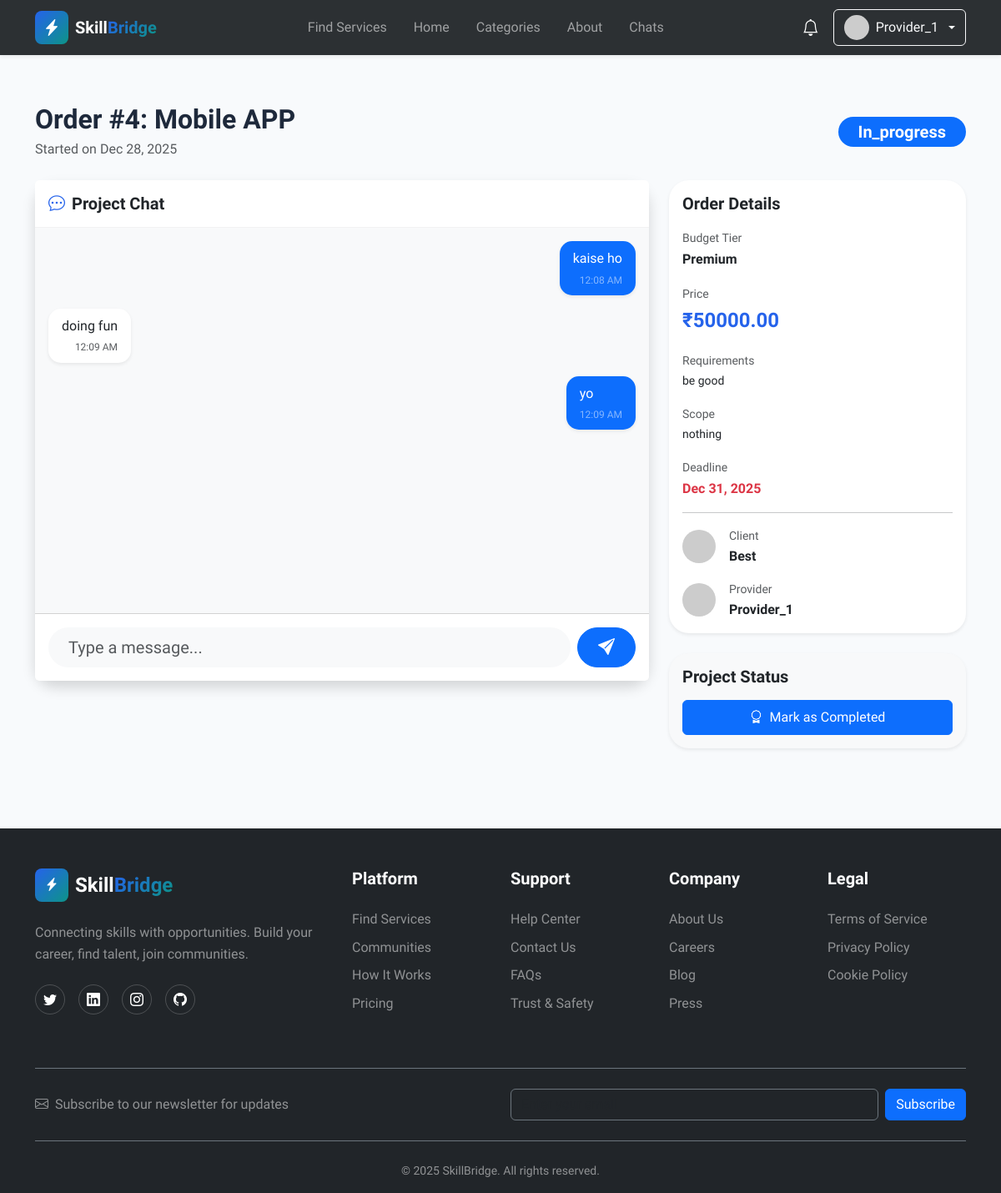
The page /user/order/4 (signed in) on the database its author committed.
### models.py (models this page shows, shortened)
class User(UserMixin, db.Model):
    __tablename__ = 'users'
    id = db.Column(db.Integer, primary_key=True)
    username = db.Column(db.String(80), unique=True, nullable=False, index=True)
    email = db.Column(db.String(120), unique=True, nullable=False, index=True)
    password_hash = db.Column(db.String(255), nullable=False)
    user_type = db.Column(db.String(20), nullable=False, default='client')
    full_name = db.Column(db.String(100))
    bio = db.Column(db.Text)
    avatar_url = db.Column(db.String(255), default='default-avatar.png')
    phone = db.Column(db.String(20))
    is_active = db.Column(db.Boolean, default=True)
    is_verified = db.Column(db.Boolean, default=False)
    created_at = db.Column(db.DateTime, default=datetime.utcnow, nullable=False)
    updated_at = db.Column(db.DateTime, default=datetime.utcnow, onupdate=datetime.utcnow)
    services = db.relationship('Service', backref='provider', lazy='dynamic',
                              foreign_keys='Service.user_id')
    reviews = db.relationship('Review', backref='reviewer', lazy='dynamic',
                             foreign_keys='Review.user_id')
    orders_as_buyer = db.relationship('Order', backref='buyer', lazy='dynamic',
                                     foreign_keys='Order.buyer_id')
    orders_as_seller = db.relationship('Order', backref='seller', lazy='dynamic',
                                      foreign_keys='Order.seller_id')
    favorites = db.relationship('Favorite', backref='user', lazy='dynamic',
                               cascade='all, delete-orphan')
    notifications = db.relationship('Notification', backref='user', lazy='dynamic',
                                   cascade='all, delete-orphan')
    def is_admin(self):
        return self.user_type == 'admin'
    def get_unread_notifications_count(self):
        return self.notifications.filter_by(is_read=False).count()
    def get_recent_notifications(self, limit=5):
        return self.notifications.order_by(db.text('created_at desc')).limit(limit)
    def get_avatar_url(self):
        from flask import url_for
        if not self.avatar_url or self.avatar_url == 'default-avatar.png':
            return f"https://ui-avatars.com/api/?name={self.username}&background=random&color=fff&size=128"
        if self.avatar_url.startswith('http'):
            return self.avatar_url
        return url_for('static', filename='avatars/' + self.avatar_url)

class Order(db.Model):
    __tablename__ = 'orders'
    id = db.Column(db.Integer, primary_key=True)
    service_id = db.Column(db.Integer, db.ForeignKey('services.id'), nullable=False, index=True)
    buyer_id = db.Column(db.Integer, db.ForeignKey('users.id'), nullable=False, index=True)
    seller_id = db.Column(db.Integer, db.ForeignKey('users.id'), nullable=False, index=True)
    total_price = db.Column(db.Float, nullable=False)
    status = db.Column(db.String(20), default='pending', index=True)
    requirements = db.Column(db.Text)  # Buyer's requirements
    scope = db.Column(db.Text)  # Detailed scope
    budget_tier = db.Column(db.String(20)) # Basic, Standard, Premium
    deadline = db.Column(db.DateTime)  # Agreed deadline
    delivery_note = db.Column(db.Text)  # Seller's delivery note
    created_at = db.Column(db.DateTime, default=datetime.utcnow)
    updated_at = db.Column(db.DateTime, default=datetime.utcnow, onupdate=datetime.utcnow)
    completed_at = db.Column(db.DateTime)

class Service(db.Model):
    __tablename__ = 'services'
    id = db.Column(db.Integer, primary_key=True)
    title = db.Column(db.String(200), nullable=False, index=True)
    description = db.Column(db.Text, nullable=False)
    price = db.Column(db.Float, nullable=False)
    delivery_time = db.Column(db.String(50))  # e.g., "3 days", "1 week"
    user_id = db.Column(db.Integer, db.ForeignKey('users.id'), nullable=False, index=True)
    category_id = db.Column(db.Integer, db.ForeignKey('categories.id'), nullable=False, index=True)
    favorited_by = db.relationship('Favorite', backref='service', lazy='dynamic', cascade='all, delete-orphan')
    image_url = db.Column(db.String(255), default='default-service.jpg')
    tags = db.Column(db.String(255))
    is_active = db.Column(db.Boolean, default=True)
    view_count = db.Column(db.Integer, default=0)
    created_at = db.Column(db.DateTime, default=datetime.utcnow, index=True)
    updated_at = db.Column(db.DateTime, default=datetime.utcnow, onupdate=datetime.utcnow)
    reviews = db.relationship('Review', backref='service', lazy='dynamic',
                             cascade='all, delete-orphan')
    orders = db.relationship('Order', backref='service', lazy='dynamic')
    favorited_by = db.relationship('Favorite', backref='service', lazy='dynamic',
                                   cascade='all, delete-orphan')

class Message(db.Model):
    __tablename__ = 'messages'
    id = db.Column(db.Integer, primary_key=True)
    order_id = db.Column(db.Integer, db.ForeignKey('orders.id'), nullable=False, index=True)
    sender_id = db.Column(db.Integer, db.ForeignKey('users.id'), nullable=False, index=True)
    content = db.Column(db.Text, nullable=False)
    created_at = db.Column(db.DateTime, default=datetime.utcnow)
    order = db.relationship('Order', backref=db.backref('messages', lazy='dynamic'))
    sender = db.relationship('User', backref='sent_messages')

### routes.py (the view)
@user_bp.route('/order/<int:order_id>')
@login_required
def order_detail(order_id):
    order = Order.query.get_or_404(order_id)
    if current_user.id not in [order.buyer_id, order.seller_id] and not current_user.is_admin():
        flash('Unauthorized access', 'danger')
        return redirect(url_for('user.dashboard'))
    messages = chat_manager.get_messages(order_id, current_user.id)
    return render_template('user/order_detail.html', order=order, messages=messages)

### templates/user/order_detail.html (shortened to what this page needs)
{% extends 'base.html' %}
{% block content %}
<div class="container py-5">
    <div class="row mb-4 align-items-center">
        <div class="col-md-8">
            <h2 class="fw-bold mb-1">Order #{{ order.id }}: {{ order.service.title }}</h2>
            <p class="text-muted mb-0">Started on {{ order.created_at.strftime('%b %d, %Y') }}</p>
        </div>
        <div class="col-md-4 text-end">
            <div
                class="badge bg-{{ 'warning' if order.status=='pending' else 'primary' if order.status=='in_progress' else 'success' if order.status=='completed' else 'danger' }} fs-5 px-4 py-2 rounded-pill">
                {{ order.status|title }}
            </div>
        </div>
    </div>
    <div class="row">
        <div class="col-md-4 order-md-2 mb-4">
            <div class="card shadow-sm border-0 mb-4">
                <div class="card-body">
                    <h5 class="fw-bold mb-3">Order Details</h5>
                    <div class="mb-3">
                        <label class="text-muted small">Budget Tier</label>
                        <div class="fw-bold">{{ order.budget_tier }}</div>
                    </div>
                    <div class="mb-3">
                        <label class="text-muted small">Price</label>
                        <div class="fw-bold fs-4 text-primary">₹{{ "%.2f"|format(order.total_price) }}</div>
                    </div>
                    <div class="mb-3">
                        <label class="text-muted small">Requirements</label>
                        <p class="mb-0 small">{{ order.requirements }}</p>
                    </div>
                    {% if order.scope %}
                    <div class="mb-3">
                        <label class="text-muted small">Scope</label>
                        <p class="mb-0 small">{{ order.scope }}</p>
                    </div>
                    {% endif %}
                    {% if order.deadline %}
                    <div class="mb-3">
                        <label class="text-muted small">Deadline</label>
                        <div class="fw-bold text-danger">{{ order.deadline.strftime('%b %d, %Y') }}</div>
                    </div>
                    {% endif %}
                    <hr>
                    <div class="d-flex align-items-center mb-3">
                        <img src="{{ order.buyer.avatar_url }}" class="rounded-circle me-3" width="40" height="40">
                        <div>
                            <div class="small text-muted">Client</div>
                            <div class="fw-bold">{{ order.buyer.username }}</div>
                        </div>
                    </div>
                    <div class="d-flex align-items-center">
                        <img src="{{ order.service.provider.avatar_url }}" class="rounded-circle me-3" width="40"
                            height="40">
                        <div>
                            <div class="small text-muted">Provider</div>
                            <div class="fw-bold">{{ order.service.provider.username }}</div>
                        </div>
                    </div>
                </div>
            </div>
            {% if current_user.id == order.seller_id %}
            {% if order.status == 'pending' %}
            <div class="card shadow-sm border-0 mb-4 bg-light">
                <div class="card-body">
                    <h5 class="fw-bold mb-3">Action Required</h5>
                    <form action="{{ url_for('user.order_action', order_id=order.id, action='accept') }}" method="POST">
                        <button class="btn btn-success w-100 py-2 mb-2">
                            <i class="bi bi-check-circle me-2"></i>Accept Order
                        </button>
                    </form>
                    <p class="small text-muted mb-0 text-center">Accepting will unlock the chat.</p>
                </div>
            </div>
            {% elif order.status == 'in_progress' %}
            <div class="card shadow-sm border-0 mb-4 bg-light">
                <div class="card-body">
                    <h5 class="fw-bold mb-3">Project Status</h5>
                    <form action="{{ url_for('user.order_action', order_id=order.id, action='complete') }}"
                        method="POST">
                        <button class="btn btn-primary w-100 py-2">
                            <i class="bi bi-award me-2"></i>Mark as Completed
                        </button>
                    </form>
                </div>
            </div>
            {% endif %}
            {% endif %}
        </div>
        <div class="col-md-8 order-md-1">
            <div class="card shadow border-0" style="height: 600px; display: flex; flex-direction: column;">
                <div class="card-header bg-white py-3">
                    <h5 class="mb-0"><i class="bi bi-chat-dots me-2 text-primary"></i>Project Chat</h5>
                </div>
                <div class="card-body bg-light overflow-auto flex-grow-1" id="chat-messages">
                    {% if order.status == 'pending' %}
                    <div class="d-flex h-100 align-items-center justify-content-center flex-column text-muted">
                        <i class="bi bi-lock fs-1 mb-3"></i>
                        <h5>Chat is Locked</h5>
                        <p>The provider must accept the order to enable chat.</p>
                    </div>
                    {% elif messages|length == 0 %}
                    <div class="text-center py-5 text-muted">
                        <p>No messages yet. Start the conversation!</p>
                    </div>
                    {% else %}
                    {% for msg in messages %}
                    <div
                        class="d-flex mb-3 {{ 'justify-content-end' if msg.sender_id == current_user.id else 'justify-content-start' }}">
                        <div class="card border-0 shadow-sm {{ 'bg-primary text-white' if msg.sender_id == current_user.id else 'bg-white' }}"
                            style="max-width: 75%; border-radius: 15px;">
                            <div class="card-body py-2 px-3">
                                <p class="mb-1">{{ msg.content }}</p>
                                <div class="small {{ 'text-white-50' if msg.sender_id == current_user.id else 'text-muted' }} text-end"
                                    style="font-size: 0.75rem;">
                                    {{ (msg.created_at|to_ist).strftime('%I:%M %p') }}
                                </div>
                            </div>
                        </div>
                    </div>
                    {% endfor %}
                    {% endif %}
                </div>
                {% if order.status in ['in_progress', 'completed'] %}
                <div class="card-footer bg-white py-3">
                    <div class="input-group input-group-lg">
                        <input type="text" id="message-input" class="form-control border-0 bg-light rounded-pill ps-4"
                            placeholder="Type a message..." autocomplete="off">
                        <button id="send-btn" class="btn btn-primary rounded-pill ms-2 px-4">
                            <i class="bi bi-send-fill"></i>
                        </button>
                    </div>
                </div>
                {% endif %}
            </div>
        </div>
    </div>
</div>
{% endblock %}

### templates/components/header.html (shortened to what this page needs)
<header class="navbar navbar-expand-lg navbar-dark bg-dark fixed-top shadow-sm">
    <div class="container">
        <a class="navbar-brand d-flex align-items-center" href="{{ url_for('main.index') }}">
            <div class="logo-icon gradient-primary rounded-3 p-2 me-2">
                <i class="bi bi-lightning-charge-fill text-white"></i>
            </div>
            <span class="fw-bold">Skill<span class="text-gradient">Bridge</span></span>
        </a>
        <div class="collapse navbar-collapse" id="navbarNav">
            <ul class="navbar-nav mx-auto">
                <li class="nav-item">
                    <a class="nav-link" href="{{ url_for('service.browse') }}">Find Services</a>
                </li>
                <li class="nav-item">
                    <a class="nav-link" href="{{ url_for('main.index') }}">Home</a>
                </li>
                <li class="nav-item">
                    <a class="nav-link" href="{{ url_for('main.index') }}#categories">Categories</a>
                </li>
                <li class="nav-item">
                    <a class="nav-link" href="{{ url_for('main.about') }}">About</a>
                </li>
                {% if current_user.is_authenticated %}
                <li class="nav-item">
                    <a class="nav-link" href="{{ url_for('user.chats') }}">Chats</a>
                </li>
                {% endif %}
            </ul>
            <div class="d-flex align-items-center gap-3 mt-3 mt-lg-0">
                {% if current_user.is_authenticated %}
                <div class="dropdown">
                    <button class="btn btn-link text-white position-relative p-0" type="button"
                        data-bs-toggle="dropdown">
                        <i class="bi bi-bell fs-5"></i>
                    </button>
                </div>
                <div class="dropdown">
                    <button class="btn btn-outline-light dropdown-toggle d-flex align-items-center gap-2" type="button"
                        data-bs-toggle="dropdown">
                        <img src="{{ current_user.get_avatar_url() }}" alt="Avatar" class="rounded-circle" width="30"
                            height="30">
                        <span>{{ current_user.username }}</span>
                    </button>
                </div>
                {% else %}
                <a href="{{ url_for('auth.login') }}" class="btn btn-outline-light">Log In</a>
                <a href="{{ url_for('auth.register') }}" class="btn btn-gradient-primary">Get Started</a>
                {% endif %}
            </div>
        </div>
    </div>
</header>
<div style="height: 76px;"></div>

### rows shown on the page
User: username "Provider_1", service.provider.username "Provider_1"
Order: id "4", created_at "Dec 28, 2025", status "In_progress", budget_tier "Premium", total_price "50000.00", requirements "be good", scope "nothing", deadline "Dec 31, 2025"
Service: service "Mobile APP"
User: buyer.username "Best"
Message: content "kaise ho", created_at "12:08 AM"
Message: content "doing fun", created_at "12:09 AM"
Message: content "yo", created_at "12:09 AM"
